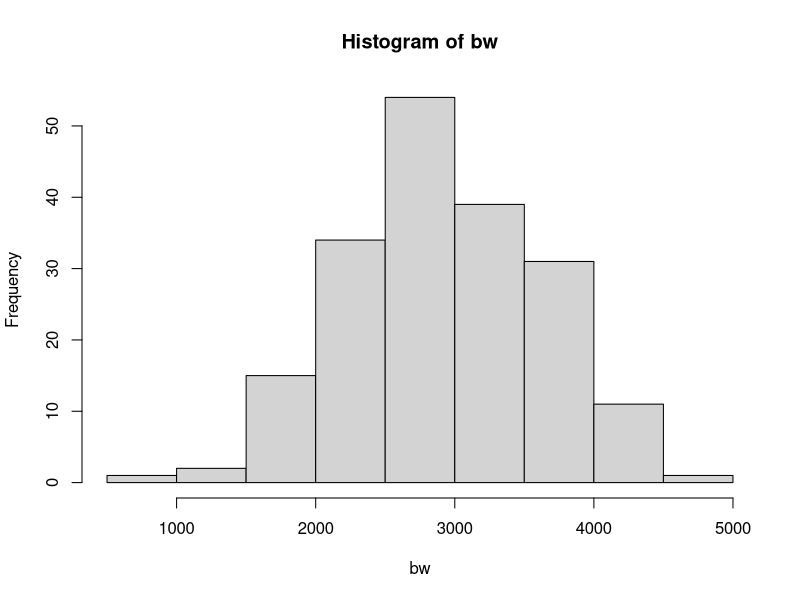
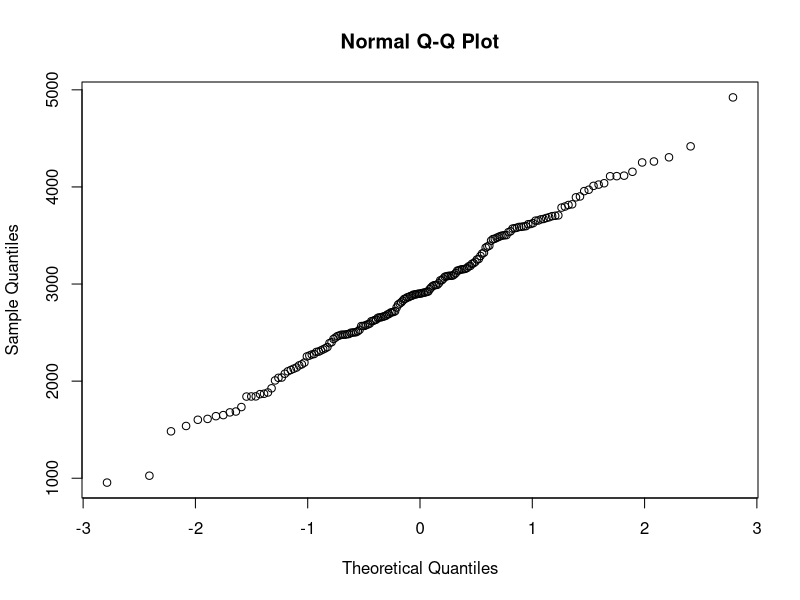
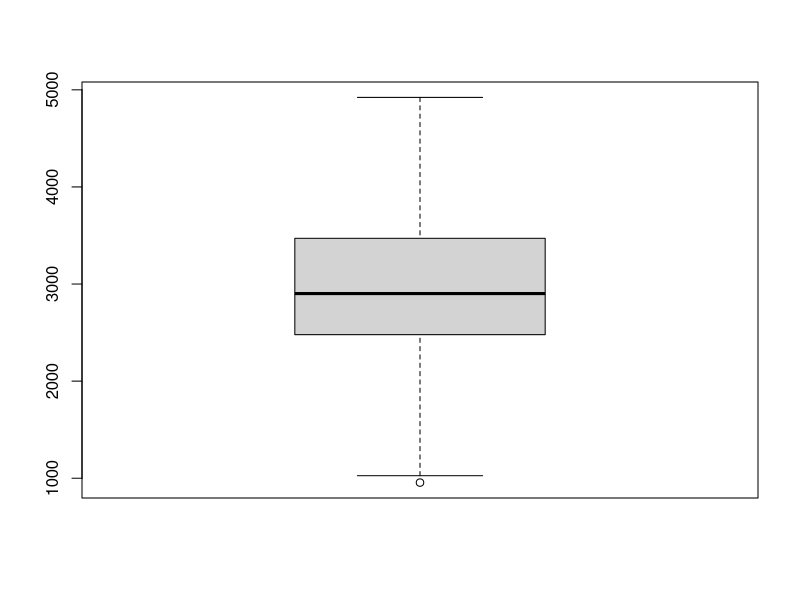
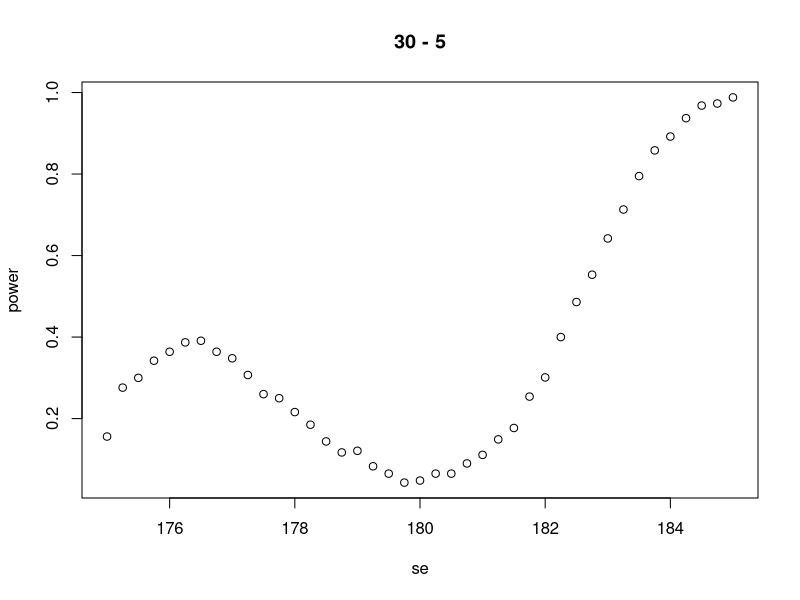
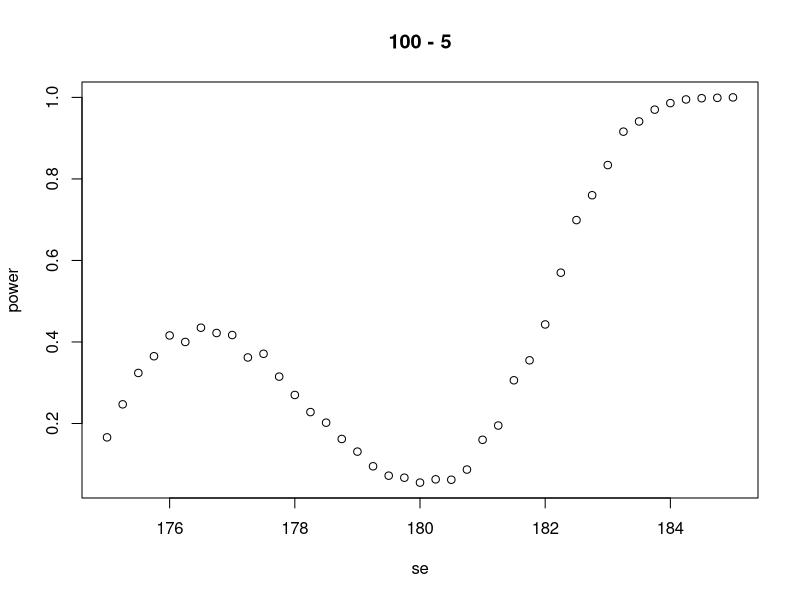
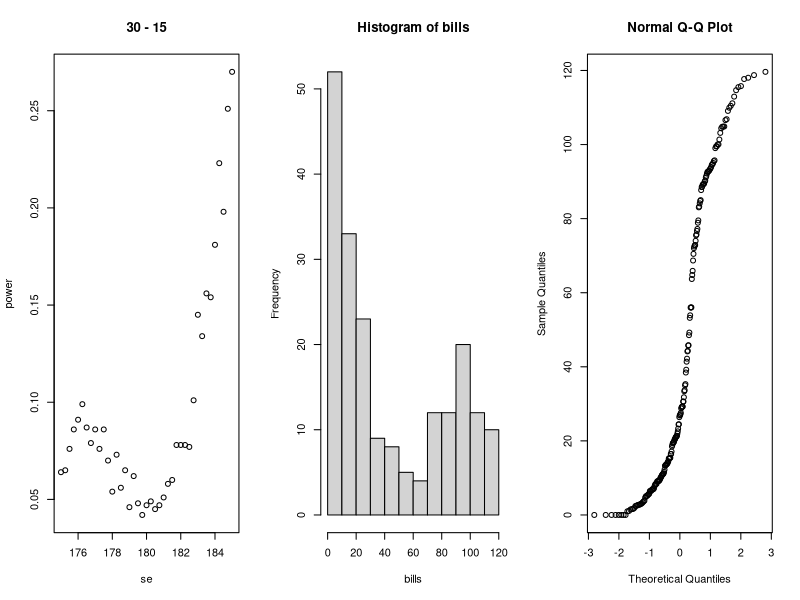
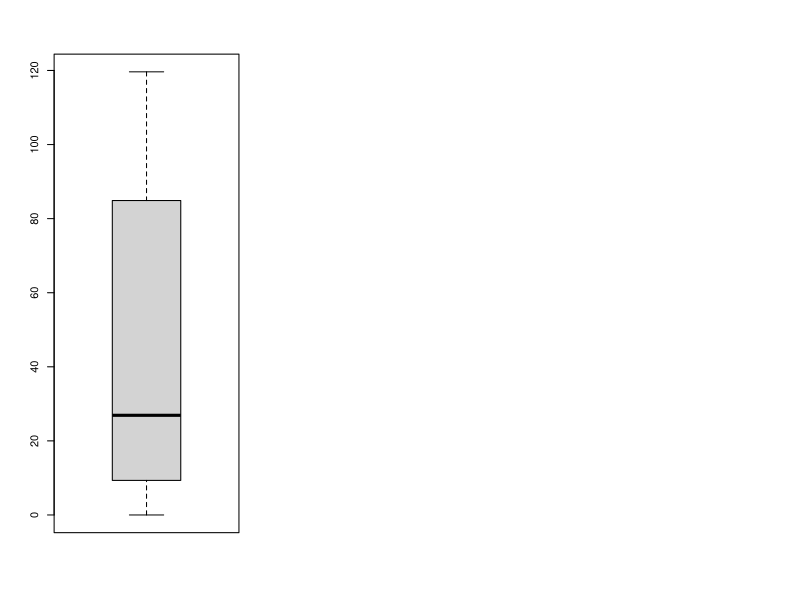

The R source for these figures, in order:
library(tidyverse)
library(rstudioapi) 

# Exercise 1
setwd(dirname(getActiveDocumentContext()$path))
getwd()
data<-read.table(file="data/birthweight.txt",header=TRUE)

# A
bw <- data$birthweight
hist(bw)
qqnorm(bw)
boxplot(bw)
shapiro.test(bw)
m <- mean(bw)
s <- sd(bw)
n <- length(bw)
error <- qnorm(0.95)*s/sqrt(n)
error
ci <- c(m-error, m+error)
ci

# B
t.test(bw,mu=2800, alternative = "greater", conf.level = 0.95)

t.test(bw,mu=2800, alternative = "greater", conf.level = 0.99)

# C

# Exercise 2 
# A
n <- 30
m <- 30
mu <- 180
nu <- 175
sd <- 5
x <- rnorm(n,mu,sd)
y <- rnorm(n,nu,sd)

t.test(x, y)

p <- numeric(1000)

se <- seq(175,185,by=0.25)
power <- numeric(length(se))


for (n in  1:length(se)){
  for (i in 1:1000){
    nu <- se[n]
    x<-rnorm(n,mu,sd); y<-rnorm(m,nu,sd)
    p[i] <- t.test(x,y,var.equal=TRUE)[[3]]
  }
  power[n] <- mean(p<0.05)
}
p

length(power)
length(se)
plot(se,power, main="30 - 5")

# B
n <- 100
m <- 100
mu <- 180
nu <- 175
sd <- 5
x <- rnorm(n,mu,sd)
y <- rnorm(n,nu,sd)

t.test(x, y)

p <- numeric(1000)

se <- seq(175,185,by=0.25)
power <- numeric(length(se))
help(seq)


for (n in  1:length(se)){
  for (i in 1:1000){
    nu <- se[n]
    x<-rnorm(n,mu,sd); y<-rnorm(m,nu,sd)
    p[i] <- t.test(x,y,var.equal=TRUE)[[3]]
  }
  power[n] <- mean(p<0.05)
}
p

length(power)
length(se)
plot(se,power, main = "100 - 5")

# C
par(mfrow=c(1,3))
n <- 30
m <- 30
mu <- 180
nu <- 175
sd <- 15
x <- rnorm(n,mu,sd)
y <- rnorm(n,nu,sd)

t.test(x, y)

p <- numeric(1000)

se <- seq(175,185,by=0.25)
power <- numeric(length(se))


# We  now  study  thep-value  and  thepower functionof  thet-test.   
# The  power  function  gives,  for  everygiven set of parameters (n,m,??,??,sd), 
# the probability that thet-test rejects the null hypothesis. 
for (n in  1:length(se)){
  for (i in 1:1000){
    nu <- se[n]
    x<-rnorm(n,mu,sd); y<-rnorm(m,nu,sd)
    p[i] <- t.test(x,y,var.equal=TRUE)[[3]]
  }
  power[n] <- mean(p<0.05)
}
p

length(power)
length(se)
plot(se,power, main = "30 - 15")

# D

# Exercise 3
# A
data<-read.table(file="telephone.txt",header=TRUE)
data
bills<-data$Bills
bills
hist(bills)
qqnorm(bills)
boxplot(bills)
